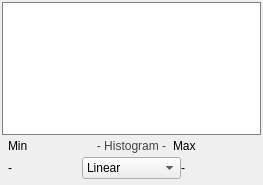
<?xml version="1.0" encoding="UTF-8"?>
<ui version="4.0">
 <class>HistogramWidget</class>
 <widget class="QWidget" name="HistogramWidget">
  <property name="geometry">
   <rect>
    <x>0</x>
    <y>0</y>
    <width>263</width>
    <height>185</height>
   </rect>
  </property>
  <property name="minimumSize">
   <size>
    <width>0</width>
    <height>185</height>
   </size>
  </property>
  <property name="maximumSize">
   <size>
    <width>16777215</width>
    <height>185</height>
   </size>
  </property>
  <property name="windowTitle">
   <string>Form</string>
  </property>
  <property name="styleSheet">
   <string notr="true">QWidget#histogram_window_{
	border: 1px solid gray;
	background-color: white;

}

QLabel#label_3{
	color: rgb(68, 68, 68);
}</string>
  </property>
  <layout class="QHBoxLayout" name="horizontalLayout_4">
   <property name="spacing">
    <number>0</number>
   </property>
   <property name="margin">
    <number>0</number>
   </property>
   <item>
    <widget class="QWidget" name="base_" native="true">
     <layout class="QVBoxLayout" name="verticalLayout_2">
      <property name="spacing">
       <number>2</number>
      </property>
      <property name="margin">
       <number>2</number>
      </property>
      <item>
       <widget class="QWidget" name="histogram_window_" native="true">
        <property name="sizePolicy">
         <sizepolicy hsizetype="Preferred" vsizetype="MinimumExpanding">
          <horstretch>0</horstretch>
          <verstretch>0</verstretch>
         </sizepolicy>
        </property>
        <property name="minimumSize">
         <size>
          <width>259</width>
          <height>133</height>
         </size>
        </property>
        <property name="maximumSize">
         <size>
          <width>16777215</width>
          <height>133</height>
         </size>
        </property>
        <property name="toolTip">
         <string>Left mouse sets the lower threshold, right mouse sets the upper</string>
        </property>
        <layout class="QHBoxLayout" name="histogramLayout">
         <property name="spacing">
          <number>0</number>
         </property>
         <property name="margin">
          <number>2</number>
         </property>
        </layout>
       </widget>
      </item>
      <item>
       <widget class="QWidget" name="widget_3" native="true">
        <property name="minimumSize">
         <size>
          <width>53</width>
          <height>0</height>
         </size>
        </property>
        <layout class="QVBoxLayout" name="verticalLayout">
         <property name="spacing">
          <number>0</number>
         </property>
         <property name="margin">
          <number>0</number>
         </property>
         <item>
          <widget class="QWidget" name="widget_4" native="true">
           <layout class="QHBoxLayout" name="horizontalLayout">
            <property name="spacing">
             <number>0</number>
            </property>
            <property name="leftMargin">
             <number>6</number>
            </property>
            <property name="topMargin">
             <number>3</number>
            </property>
            <property name="rightMargin">
             <number>6</number>
            </property>
            <property name="bottomMargin">
             <number>0</number>
            </property>
            <item>
             <widget class="QWidget" name="widget_2" native="true">
              <layout class="QHBoxLayout" name="horizontalLayout_5">
               <property name="spacing">
                <number>0</number>
               </property>
               <property name="margin">
                <number>0</number>
               </property>
               <item>
                <widget class="QLabel" name="label">
                 <property name="text">
                  <string>Min</string>
                 </property>
                </widget>
               </item>
              </layout>
             </widget>
            </item>
            <item>
             <widget class="QWidget" name="widget_6" native="true">
              <layout class="QHBoxLayout" name="horizontalLayout_6">
               <property name="spacing">
                <number>0</number>
               </property>
               <property name="margin">
                <number>0</number>
               </property>
               <item>
                <widget class="QLabel" name="label_3">
                 <property name="text">
                  <string>- Histogram -</string>
                 </property>
                 <property name="alignment">
                  <set>Qt::AlignCenter</set>
                 </property>
                 <property name="indent">
                  <number>0</number>
                 </property>
                </widget>
               </item>
              </layout>
             </widget>
            </item>
            <item>
             <widget class="QWidget" name="widget_7" native="true">
              <layout class="QHBoxLayout" name="horizontalLayout_7">
               <property name="spacing">
                <number>0</number>
               </property>
               <property name="margin">
                <number>0</number>
               </property>
               <item>
                <widget class="QLabel" name="label_2">
                 <property name="layoutDirection">
                  <enum>Qt::RightToLeft</enum>
                 </property>
                 <property name="text">
                  <string>Max</string>
                 </property>
                </widget>
               </item>
              </layout>
             </widget>
            </item>
           </layout>
          </widget>
         </item>
         <item>
          <widget class="QWidget" name="widget_5" native="true">
           <property name="minimumSize">
            <size>
             <width>0</width>
             <height>30</height>
            </size>
           </property>
           <layout class="QHBoxLayout" name="horizontalLayout_2" stretch="3,4,3">
            <property name="spacing">
             <number>0</number>
            </property>
            <property name="leftMargin">
             <number>6</number>
            </property>
            <property name="topMargin">
             <number>0</number>
            </property>
            <property name="rightMargin">
             <number>6</number>
            </property>
            <property name="bottomMargin">
             <number>0</number>
            </property>
            <item>
             <widget class="QLabel" name="min">
              <property name="text">
               <string>-</string>
              </property>
             </widget>
            </item>
            <item>
             <widget class="QWidget" name="widget" native="true">
              <layout class="QHBoxLayout" name="horizontalLayout_3">
               <property name="spacing">
                <number>0</number>
               </property>
               <property name="margin">
                <number>0</number>
               </property>
               <item>
                <widget class="QComboBox" name="log_histogram_combo_">
                 <item>
                  <property name="text">
                   <string>Linear</string>
                  </property>
                 </item>
                 <item>
                  <property name="text">
                   <string>Logarithmic</string>
                  </property>
                 </item>
                </widget>
               </item>
              </layout>
             </widget>
            </item>
            <item>
             <widget class="QLabel" name="max">
              <property name="layoutDirection">
               <enum>Qt::RightToLeft</enum>
              </property>
              <property name="text">
               <string>-</string>
              </property>
             </widget>
            </item>
           </layout>
          </widget>
         </item>
        </layout>
       </widget>
      </item>
     </layout>
    </widget>
   </item>
  </layout>
 </widget>
 <resources/>
 <connections/>
</ui>
